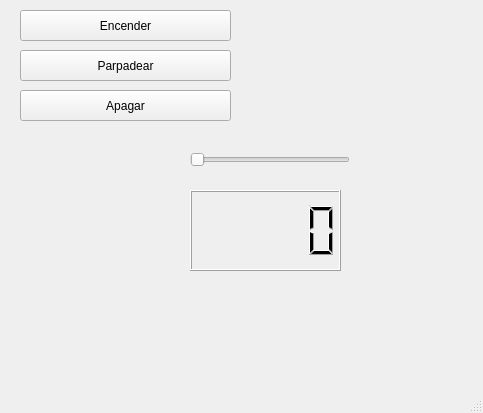
<?xml version="1.0" encoding="UTF-8"?>
<ui version="4.0">
 <class>MainWindow</class>
 <widget class="QMainWindow" name="MainWindow">
  <property name="geometry">
   <rect>
    <x>0</x>
    <y>0</y>
    <width>483</width>
    <height>413</height>
   </rect>
  </property>
  <property name="windowTitle">
   <string>MainWindow</string>
  </property>
  <widget class="QWidget" name="centralwidget">
   <widget class="QPushButton" name="Encendido">
    <property name="geometry">
     <rect>
      <x>20</x>
      <y>10</y>
      <width>211</width>
      <height>31</height>
     </rect>
    </property>
    <property name="text">
     <string>Encender</string>
    </property>
   </widget>
   <widget class="QPushButton" name="Parpadear">
    <property name="geometry">
     <rect>
      <x>20</x>
      <y>50</y>
      <width>211</width>
      <height>31</height>
     </rect>
    </property>
    <property name="text">
     <string>Parpadear</string>
    </property>
   </widget>
   <widget class="QPushButton" name="pushButton_3">
    <property name="geometry">
     <rect>
      <x>20</x>
      <y>90</y>
      <width>211</width>
      <height>31</height>
     </rect>
    </property>
    <property name="text">
     <string>Apagar</string>
    </property>
   </widget>
   <widget class="QLCDNumber" name="lcdNumber">
    <property name="geometry">
     <rect>
      <x>190</x>
      <y>190</y>
      <width>151</width>
      <height>81</height>
     </rect>
    </property>
   </widget>
   <widget class="QSlider" name="horizontalSlider_2">
    <property name="geometry">
     <rect>
      <x>190</x>
      <y>150</y>
      <width>160</width>
      <height>19</height>
     </rect>
    </property>
    <property name="orientation">
     <enum>Qt::Horizontal</enum>
    </property>
   </widget>
  </widget>
  <widget class="QMenuBar" name="menubar">
   <property name="geometry">
    <rect>
     <x>0</x>
     <y>0</y>
     <width>483</width>
     <height>21</height>
    </rect>
   </property>
  </widget>
  <widget class="QStatusBar" name="statusbar"/>
 </widget>
 <resources/>
 <connections/>
</ui>
